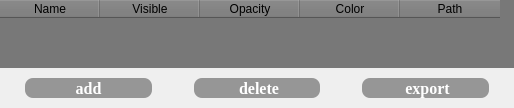
             <widget class="QWidget" name="tool_w">
              <property name="styleSheet">
               <string notr="true">background-color: rgb(120, 120, 120);\nborder:none;</string>
              </property>
              <attribute name="title">
               <string>Tool</string>
              </attribute>
              <layout class="QVBoxLayout" name="verticalLayout_10" stretch="6,1">
               <property name="spacing">
                <number>0</number>
               </property>
               <property name="leftMargin">
                <number>0</number>
               </property>
               <property name="topMargin">
                <number>0</number>
               </property>
               <property name="rightMargin">
                <number>0</number>
               </property>
               <property name="bottomMargin">
                <number>0</number>
               </property>
               <item>
                <widget class="QTableWidget" name="tool_tw">
                 <property name="styleSheet">
                  <string notr="true">border:none;
color: rgb(0, 0, 0);
background-color: rgb(120, 120, 120);</string>
                 </property>
                 <property name="sizeAdjustPolicy">
                  <enum>QAbstractScrollArea::AdjustToContents</enum>
                 </property>
                 <property name="textElideMode">
                  <enum>Qt::ElideMiddle</enum>
                 </property>
                 <attribute name="horizontalHeaderHighlightSections">
                  <bool>true</bool>
                 </attribute>
                 <attribute name="verticalHeaderVisible">
                  <bool>false</bool>
                 </attribute>
                 <column>
                  <property name="text">
                   <string>Name</string>
                  </property>
                 </column>
                 <column>
                  <property name="text">
                   <string>Visible</string>
                  </property>
                 </column>
                 <column>
                  <property name="text">
                   <string>Opacity</string>
                  </property>
                 </column>
                 <column>
                  <property name="text">
                   <string>Color</string>
                  </property>
                 </column>
                 <column>
                  <property name="text">
                   <string>Path</string>
                  </property>
                 </column>
                </widget>
               </item>
               <item>
                <layout class="QHBoxLayout" name="horizontalLayout_12" stretch="4,1,4,1,4">
                 <property name="spacing">
                  <number>10</number>
                 </property>
                 <property name="leftMargin">
                  <number>25</number>
                 </property>
                 <property name="topMargin">
                  <number>10</number>
                 </property>
                 <property name="rightMargin">
                  <number>25</number>
                 </property>
                 <property name="bottomMargin">
                  <number>10</number>
                 </property>
                 <item>
                  <widget class="QPushButton" name="addTool_btn">
                   <property name="sizePolicy">
                    <sizepolicy hsizetype="Expanding" vsizetype="Expanding">
                     <horstretch>0</horstretch>
                     <verstretch>0</verstretch>
                    </sizepolicy>
                   </property>
                   <property name="font">
                    <font>
                     <family>Times New Roman</family>
                     <pointsize>12</pointsize>
                     <bold>true</bold>
                    </font>
                   </property>
                   <property name="styleSheet">
                    <string notr="true">color: rgb(255, 255, 255);
background-color: rgb(150, 150, 150);
border-radius: 8px;</string>
                   </property>
                   <property name="text">
                    <string>  add  </string>
                   </property>
                   <property name="icon">
                    <iconset>
                     <normaloff>resource/加.png</normaloff>resource/加.png</iconset>
                   </property>
                  </widget>
                 </item>
                 <item>
                  <spacer name="horizontalSpacer_16">
                   <property name="orientation">
                    <enum>Qt::Horizontal</enum>
                   </property>
                   <property name="sizeHint" stdset="0">
                    <size>
                     <width>40</width>
                     <height>20</height>
                    </size>
                   </property>
                  </spacer>
                 </item>
                 <item>
                  <widget class="QPushButton" name="deleteTool_btn">
                   <property name="sizePolicy">
                    <sizepolicy hsizetype="Expanding" vsizetype="Expanding">
                     <horstretch>0</horstretch>
                     <verstretch>0</verstretch>
                    </sizepolicy>
                   </property>
                   <property name="font">
                    <font>
                     <family>Times New Roman</family>
                     <pointsize>12</pointsize>
                     <bold>true</bold>
                    </font>
                   </property>
                   <property name="styleSheet">
                    <string notr="true">color: rgb(255, 255, 255);
background-color: rgb(150, 150, 150);
border-radius: 8px;</string>
                   </property>
                   <property name="text">
                    <string> delete</string>
                   </property>
                   <property name="icon">
                    <iconset>
                     <normaloff>resource/删除_填充.png</normaloff>resource/删除_填充.png</iconset>
                   </property>
                  </widget>
                 </item>
                 <item>
                  <spacer name="horizontalSpacer_23">
                   <property name="orientation">
                    <enum>Qt::Horizontal</enum>
                   </property>
                   <property name="sizeHint" stdset="0">
                    <size>
                     <width>40</width>
                     <height>20</height>
                    </size>
                   </property>
                  </spacer>
                 </item>
                 <item>
                  <widget class="QPushButton" name="exportTool_btn">
                   <property name="sizePolicy">
                    <sizepolicy hsizetype="Expanding" vsizetype="Expanding">
                     <horstretch>0</horstretch>
                     <verstretch>0</verstretch>
                    </sizepolicy>
                   </property>
                   <property name="font">
                    <font>
                     <family>Times New Roman</family>
                     <pointsize>12</pointsize>
                     <bold>true</bold>
                    </font>
                   </property>
                   <property name="styleSheet">
                    <string notr="true">color: rgb(255, 255, 255);
background-color: rgb(150, 150, 150);
border-radius: 8px;</string>
                   </property>
                   <property name="text">
                    <string> export</string>
                   </property>
                   <property name="icon">
                    <iconset>
                     <normaloff>resource/导出.png</normaloff>resource/导出.png</iconset>
                   </property>
                  </widget>
                 </item>
                </layout>
               </item>
              </layout>
             </widget>
